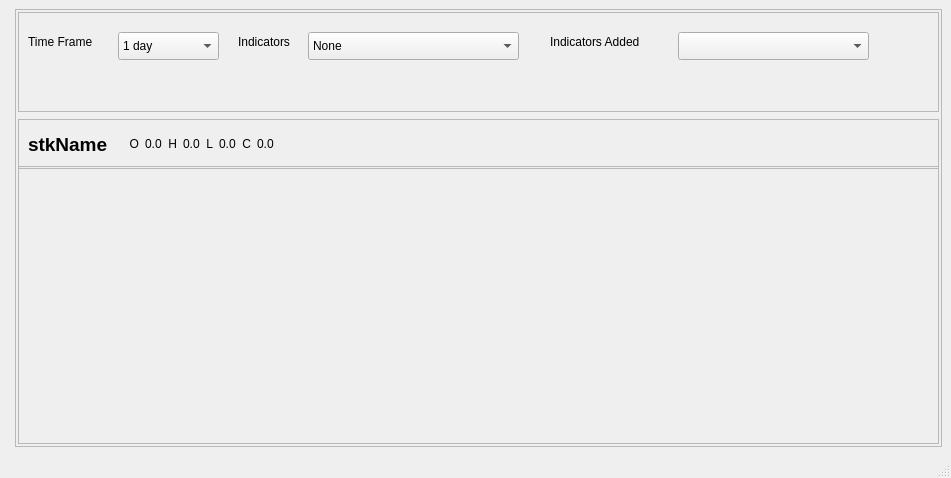
<?xml version="1.0" encoding="UTF-8"?>
<ui version="4.0">
 <class>Chart</class>
 <widget class="QMainWindow" name="Chart">
  <property name="geometry">
   <rect>
    <x>0</x>
    <y>0</y>
    <width>951</width>
    <height>478</height>
   </rect>
  </property>
  <property name="windowTitle">
   <string>MainWindow</string>
  </property>
  <widget class="QWidget" name="centralwidget">
   <layout class="QHBoxLayout" name="horizontalLayout">
    <item>
     <widget class="QFrame" name="frmNav">
      <property name="maximumSize">
       <size>
        <width>250</width>
        <height>16777215</height>
       </size>
      </property>
      <property name="frameShape">
       <enum>QFrame::StyledPanel</enum>
      </property>
      <property name="frameShadow">
       <enum>QFrame::Raised</enum>
      </property>
     </widget>
    </item>
    <item>
     <widget class="QFrame" name="frame_2">
      <property name="frameShape">
       <enum>QFrame::StyledPanel</enum>
      </property>
      <property name="frameShadow">
       <enum>QFrame::Raised</enum>
      </property>
      <layout class="QVBoxLayout" name="verticalLayout">
       <property name="spacing">
        <number>2</number>
       </property>
       <property name="leftMargin">
        <number>2</number>
       </property>
       <property name="topMargin">
        <number>2</number>
       </property>
       <property name="rightMargin">
        <number>2</number>
       </property>
       <property name="bottomMargin">
        <number>2</number>
       </property>
       <item>
        <widget class="QFrame" name="frame_3">
         <property name="minimumSize">
          <size>
           <width>0</width>
           <height>50</height>
          </size>
         </property>
         <property name="maximumSize">
          <size>
           <width>16777215</width>
           <height>100</height>
          </size>
         </property>
         <property name="frameShape">
          <enum>QFrame::StyledPanel</enum>
         </property>
         <property name="frameShadow">
          <enum>QFrame::Raised</enum>
         </property>
         <widget class="QLabel" name="lblTimeFrame">
          <property name="geometry">
           <rect>
            <x>10</x>
            <y>20</y>
            <width>81</width>
            <height>20</height>
           </rect>
          </property>
          <property name="text">
           <string>Time Frame</string>
          </property>
         </widget>
         <widget class="QComboBox" name="cmbTimeFrame">
          <property name="geometry">
           <rect>
            <x>100</x>
            <y>20</y>
            <width>101</width>
            <height>28</height>
           </rect>
          </property>
          <property name="currentIndex">
           <number>7</number>
          </property>
          <item>
           <property name="text">
            <string>1 minute</string>
           </property>
          </item>
          <item>
           <property name="text">
            <string>2 minute</string>
           </property>
          </item>
          <item>
           <property name="text">
            <string>5 minute</string>
           </property>
          </item>
          <item>
           <property name="text">
            <string>15 minute</string>
           </property>
          </item>
          <item>
           <property name="text">
            <string>30 minute</string>
           </property>
          </item>
          <item>
           <property name="text">
            <string>60 minute</string>
           </property>
          </item>
          <item>
           <property name="text">
            <string>90 minute</string>
           </property>
          </item>
          <item>
           <property name="text">
            <string>1 day</string>
           </property>
          </item>
          <item>
           <property name="text">
            <string>5 day</string>
           </property>
          </item>
          <item>
           <property name="text">
            <string>1 week</string>
           </property>
          </item>
          <item>
           <property name="text">
            <string>1 month</string>
           </property>
          </item>
          <item>
           <property name="text">
            <string>3 month</string>
           </property>
          </item>
         </widget>
         <widget class="QLabel" name="lblIndicators">
          <property name="geometry">
           <rect>
            <x>220</x>
            <y>20</y>
            <width>71</width>
            <height>20</height>
           </rect>
          </property>
          <property name="text">
           <string>Indicators</string>
          </property>
         </widget>
         <widget class="QComboBox" name="cmbIndicators">
          <property name="geometry">
           <rect>
            <x>290</x>
            <y>20</y>
            <width>211</width>
            <height>28</height>
           </rect>
          </property>
          <item>
           <property name="text">
            <string>None</string>
           </property>
          </item>
          <item>
           <property name="text">
            <string>Exponential Moving Average</string>
           </property>
          </item>
          <item>
           <property name="text">
            <string>Hull Moving Average</string>
           </property>
          </item>
          <item>
           <property name="text">
            <string>RSI</string>
           </property>
          </item>
         </widget>
         <widget class="QLabel" name="lblIndicatorsAdded">
          <property name="geometry">
           <rect>
            <x>532</x>
            <y>20</y>
            <width>121</width>
            <height>20</height>
           </rect>
          </property>
          <property name="text">
           <string>Indicators Added</string>
          </property>
         </widget>
         <widget class="QComboBox" name="cmbIndicatorsAdded">
          <property name="geometry">
           <rect>
            <x>660</x>
            <y>20</y>
            <width>191</width>
            <height>28</height>
           </rect>
          </property>
         </widget>
        </widget>
       </item>
       <item>
        <widget class="QFrame" name="frmCandleDetails">
         <property name="minimumSize">
          <size>
           <width>0</width>
           <height>50</height>
          </size>
         </property>
         <property name="maximumSize">
          <size>
           <width>16777215</width>
           <height>40</height>
          </size>
         </property>
         <property name="frameShape">
          <enum>QFrame::StyledPanel</enum>
         </property>
         <property name="frameShadow">
          <enum>QFrame::Raised</enum>
         </property>
         <layout class="QGridLayout" name="Gridlayout">
          <item row="0" column="7">
           <widget class="QLabel" name="lblClose">
            <property name="maximumSize">
             <size>
              <width>20</width>
              <height>16777215</height>
             </size>
            </property>
            <property name="text">
             <string>C</string>
            </property>
            <property name="alignment">
             <set>Qt::AlignRight|Qt::AlignTrailing|Qt::AlignVCenter</set>
            </property>
           </widget>
          </item>
          <item row="0" column="2">
           <widget class="QLabel" name="lblOpenVal">
            <property name="sizePolicy">
             <sizepolicy hsizetype="Minimum" vsizetype="Preferred">
              <horstretch>0</horstretch>
              <verstretch>0</verstretch>
             </sizepolicy>
            </property>
            <property name="text">
             <string>0.0</string>
            </property>
           </widget>
          </item>
          <item row="0" column="5">
           <widget class="QLabel" name="lblLow">
            <property name="maximumSize">
             <size>
              <width>20</width>
              <height>16777215</height>
             </size>
            </property>
            <property name="text">
             <string>L</string>
            </property>
            <property name="alignment">
             <set>Qt::AlignRight|Qt::AlignTrailing|Qt::AlignVCenter</set>
            </property>
           </widget>
          </item>
          <item row="0" column="3">
           <widget class="QLabel" name="lblHigh">
            <property name="maximumSize">
             <size>
              <width>20</width>
              <height>16777215</height>
             </size>
            </property>
            <property name="text">
             <string>H</string>
            </property>
            <property name="alignment">
             <set>Qt::AlignRight|Qt::AlignTrailing|Qt::AlignVCenter</set>
            </property>
           </widget>
          </item>
          <item row="0" column="0">
           <widget class="QLabel" name="lblStkName">
            <property name="font">
             <font>
              <pointsize>14</pointsize>
              <bold>true</bold>
             </font>
            </property>
            <property name="text">
             <string>stkName</string>
            </property>
           </widget>
          </item>
          <item row="0" column="4">
           <widget class="QLabel" name="lblHighVal">
            <property name="sizePolicy">
             <sizepolicy hsizetype="Minimum" vsizetype="Preferred">
              <horstretch>0</horstretch>
              <verstretch>0</verstretch>
             </sizepolicy>
            </property>
            <property name="text">
             <string>0.0</string>
            </property>
           </widget>
          </item>
          <item row="0" column="1">
           <widget class="QLabel" name="lblOpen">
            <property name="minimumSize">
             <size>
              <width>25</width>
              <height>0</height>
             </size>
            </property>
            <property name="maximumSize">
             <size>
              <width>25</width>
              <height>16777215</height>
             </size>
            </property>
            <property name="layoutDirection">
             <enum>Qt::LeftToRight</enum>
            </property>
            <property name="text">
             <string>O</string>
            </property>
            <property name="alignment">
             <set>Qt::AlignRight|Qt::AlignTrailing|Qt::AlignVCenter</set>
            </property>
           </widget>
          </item>
          <item row="0" column="6">
           <widget class="QLabel" name="lblLowVal">
            <property name="sizePolicy">
             <sizepolicy hsizetype="Minimum" vsizetype="Preferred">
              <horstretch>0</horstretch>
              <verstretch>0</verstretch>
             </sizepolicy>
            </property>
            <property name="text">
             <string>0.0</string>
            </property>
           </widget>
          </item>
          <item row="0" column="8">
           <widget class="QLabel" name="lblCloseVal">
            <property name="sizePolicy">
             <sizepolicy hsizetype="MinimumExpanding" vsizetype="Preferred">
              <horstretch>0</horstretch>
              <verstretch>0</verstretch>
             </sizepolicy>
            </property>
            <property name="text">
             <string>0.0</string>
            </property>
           </widget>
          </item>
         </layout>
        </widget>
       </item>
       <item>
        <widget class="QFrame" name="frmChart">
         <property name="frameShape">
          <enum>QFrame::StyledPanel</enum>
         </property>
         <property name="frameShadow">
          <enum>QFrame::Raised</enum>
         </property>
        </widget>
       </item>
      </layout>
     </widget>
    </item>
   </layout>
  </widget>
  <widget class="QMenuBar" name="menubar">
   <property name="geometry">
    <rect>
     <x>0</x>
     <y>0</y>
     <width>951</width>
     <height>25</height>
    </rect>
   </property>
  </widget>
  <widget class="QStatusBar" name="statusbar"/>
 </widget>
 <resources/>
 <connections/>
</ui>
